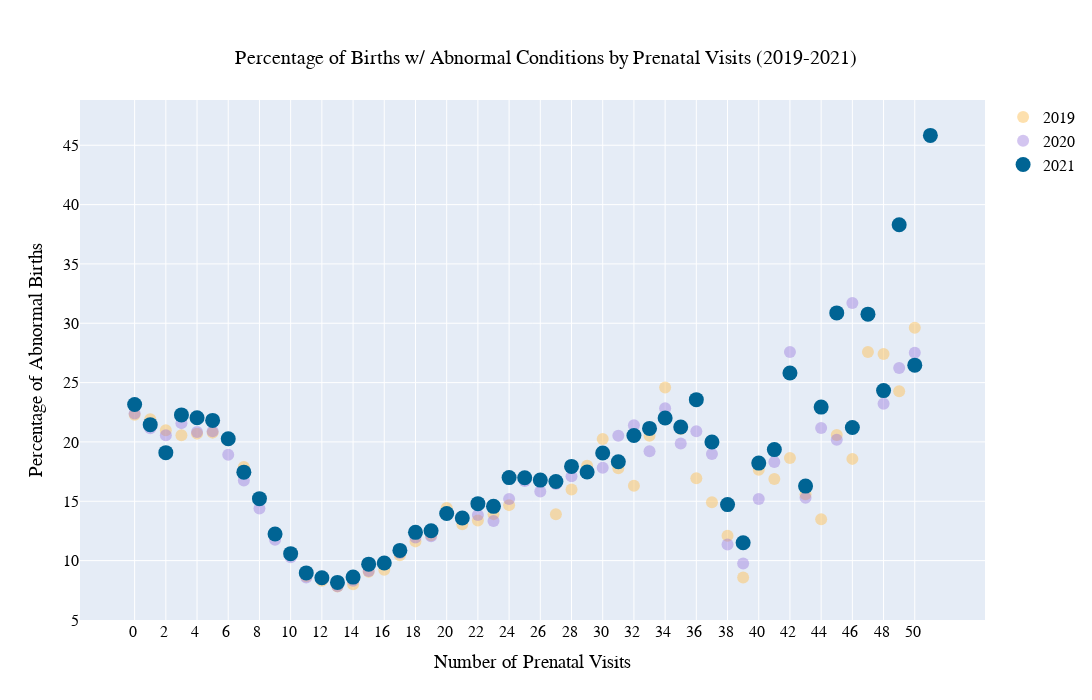

The cell this chart's notebook holds for it:
### Markdown cell above
## Visualization 6
abnormal conditions by prenatal

### Code cell
# remove NaN rows
abnormal_conditions_df = abnormal_conditions_df.dropna()

temp_df = abnormal_conditions_df[abnormal_conditions_df["Abnormal Conditions Checked"] != "At least one checked"]
abnormal_conditions_df = abnormal_conditions_df[abnormal_conditions_df["Abnormal Conditions Checked"] == "At least one checked"]

print(abnormal_conditions_df["Year"].dtype)

abnormal_conditions_df = abnormal_conditions_df.merge(
    temp_df, on=["Year", "Number of Prenatal Visits"], how="left").reset_index(drop=True)
abnormal_conditions_df["Total Births"] = abnormal_conditions_df["Births_x"] + abnormal_conditions_df["Births_y"]
abnormal_conditions_df["Percentage of Births w/ Abnormal Conditions"] = abnormal_conditions_df["Births_x"]/abnormal_conditions_df["Total Births"] *100

abnormal_conditions_df=abnormal_conditions_df.dropna()
abnormal_conditions_df = abnormal_conditions_df[abnormal_conditions_df["Number of Prenatal Visits"] != "Unknown or Not Stated"]
abnormal_conditions_df['Number of Prenatal Visits'] = abnormal_conditions_df['Number of Prenatal Visits'].str.replace(
    "prenatal visits", '')
abnormal_conditions_df =abnormal_conditions_df.reset_index(drop=True)

abnormal_conditions_df = abnormal_conditions_df.dropna()

# use plotly's historgram function
# first argument is the datafram, then put your x and y axis
# colors the column name referencing the different bars in each group, if you want to group the bars by the x-axis, use group bar mode
# category_orders helps order the bars, I wanted ascending order
# 

# fig = px.scatter(abnormal_conditions_df, x=abnormal_conditions_df[abnormal_conditions_df["Year"] == 2019.0]["Number of Prenatal Visits"], y=abnormal_conditions_df[abnormal_conditions_df["Year"] == 2019.0]["Percentage of Births w/ Abnormal Conditions"])
# fig.add_scatter(abnormal_conditions_df, x=abnormal_conditions_df[abnormal_conditions_df["Year"] == 2020.0]["Number of Prenatal Visits"],
#                 y=abnormal_conditions_df[abnormal_conditions_df["Year"] == 2020.0]["Percentage of Births w/ Abnormal Conditions"])
# fig.show()

scatter2019 = go.Scatter(x=abnormal_conditions_df[abnormal_conditions_df["Year"] == 2019.0]["Number of Prenatal Visits"], y=abnormal_conditions_df[abnormal_conditions_df["Year"] == 2019.0]["Percentage of Births w/ Abnormal Conditions"], 
                         mode="markers", opacity=0.5,  marker_size=12, marker_color="rgb(253, 195, 96)",
                         name = "2019")
scatter2020 = go.Scatter(x=abnormal_conditions_df[abnormal_conditions_df["Year"] == 2020.0]["Number of Prenatal Visits"], y=abnormal_conditions_df[abnormal_conditions_df["Year"] == 2020.0]["Percentage of Births w/ Abnormal Conditions"],
                         mode="markers", opacity=0.4, marker_size=12, marker_color="rgb(147,112,219)",
                         name = "2020")
scatter2021 = go.Scatter(x=abnormal_conditions_df[abnormal_conditions_df["Year"] == 2021.0]["Number of Prenatal Visits"], y=abnormal_conditions_df[abnormal_conditions_df["Year"] == 2021.0]["Percentage of Births w/ Abnormal Conditions"],
                         mode="markers", marker_size=15, marker_color="rgb(0, 100, 148)",
                         name = "2021")


scatterTotal = [scatter2019, scatter2020, scatter2021]
fig = go.Figure(scatterTotal)
fig.update_layout(
    autosize=False,
    width=1200,
    height=700,
    title={
        'text': "Percentage of Births w/ Abnormal Conditions by Prenatal Visits (2019-2021)",
        'xanchor': 'center',
        'yanchor': 'top',
        'x': 0.5},
    yaxis_title={'text': 'Percentage of Abnormal Births'},
    xaxis_title={'text': 'Number of Prenatal Visits'})

fig.update_layout(
    font_family="Verdana",
    font_color="black",
    font_size=16,
    title_font_family="Verdana",
    title_font_color="black",
    title_font_size=20,
    legend_title_font_color="black"
)
fig

### Figure 1 — Plotly figure (JSON) as saved in the notebook; plotly's stock layout.template omitted (floating-point values rounded to 4 significant figures)
{"data": [{"marker": {"color": "rgb(253, 195, 96)", "size": 12}, "mode": "markers", "name": "2019", "opacity": 0.5, "type": "scatter", "x": ["0 ", "1 ", "2 ", "3 ", "4 ", "5 ", "6 ", "7 ", "8 ", "9 ", "10 ", "11 ", "12 ", "13 ", "14 ", "15 ", "16 ", "17 ", "18 ", "19 ", "20 ", "21 ", "22 ", "23 ", "24 ", "25 ", "26 ", "27 ", "28 ", "29 ", "30 ", "31 ", "32 ", "33 ", "34 ", "35 ", "36 ", "37 ", "38 ", "39 ", "40 ", "41 ", "42 ", "43 ", "44 ", "45 ", "46 ", "47 ", "48 ", "49 ", "50 "], "y": [22.29, 21.91, 20.99, 20.56, 20.7, 20.78, 20.14, 17.89, 15.26, 12.21, 10.48, 8.678, 8.301, 7.817, 8.015, 9.051, 9.224, 10.45, 11.62, 12.14, 14.42, 13.07, 13.37, 13.92, 14.67, 16.93, 16.91, 13.92, 15.98, 17.98, 20.25, 17.78, 16.3, 20.52, 24.58, 21.09, 16.95, 14.91, 12.1, 8.571, 17.66, 16.88, 18.64, 15.58, 13.48, 20.59, 18.57, 27.59, 27.42, 24.27, 29.63]}, {"marker": {"color": "rgb(147,112,219)", "size": 12}, "mode": "markers", "name": "2020", "opacity": 0.4, "type": "scatter", "x": ["0 ", "1 ", "2 ", "3 ", "4 ", "5 ", "6 ", "7 ", "8 ", "9 ", "10 ", "11 ", "12 ", "13 ", "14 ", "15 ", "16 ", "17 ", "18 ", "19 ", "20 ", "21 ", "22 ", "23 ", "24 ", "25 ", "26 ", "27 ", "28 ", "29 ", "30 ", "31 ", "32 ", "33 ", "34 ", "35 ", "36 ", "37 ", "38 ", "39 ", "40 ", "41 ", "42 ", "43 ", "44 ", "45 ", "46 ", "48 ", "49 ", "50 "], "y": [22.4, 21.14, 20.56, 21.58, 20.84, 20.9, 18.92, 16.75, 14.4, 11.75, 10.28, 8.58, 8.427, 7.838, 8.295, 9.131, 9.813, 10.64, 11.95, 12.04, 13.92, 13.54, 13.84, 13.34, 15.2, 16.71, 15.82, 16.46, 17.12, 17.46, 17.82, 20.53, 21.4, 19.22, 22.83, 19.87, 20.9, 18.97, 11.36, 9.76, 15.2, 18.32, 27.59, 15.29, 21.18, 20.18, 31.71, 23.21, 26.23, 27.52]}, {"marker": {"color": "rgb(0, 100, 148)", "size": 15}, "mode": "markers", "name": "2021", "type": "scatter", "x": ["0 ", "1 ", "2 ", "3 ", "4 ", "5 ", "6 ", "7 ", "8 ", "9 ", "10 ", "11 ", "12 ", "13 ", "14 ", "15 ", "16 ", "17 ", "18 ", "19 ", "20 ", "21 ", "22 ", "23 ", "24 ", "25 ", "26 ", "27 ", "28 ", "29 ", "30 ", "31 ", "32 ", "33 ", "34 ", "35 ", "36 ", "37 ", "38 ", "39 ", "40 ", "41 ", "42 ", "43 ", "44 ", "45 ", "46 ", "47 ", "48 ", "49 ", "50 ", "60 "], "y": [23.15, 21.46, 19.1, 22.28, 22.04, 21.81, 20.26, 17.45, 15.22, 12.24, 10.59, 8.962, 8.553, 8.164, 8.608, 9.7, 9.798, 10.86, 12.38, 12.52, 13.97, 13.58, 14.8, 14.57, 16.99, 16.98, 16.78, 16.67, 17.94, 17.46, 19.06, 18.32, 20.54, 21.14, 22.01, 21.26, 23.56, 20, 14.72, 11.5, 18.21, 19.35, 25.81, 16.28, 22.94, 30.87, 21.21, 30.77, 24.32, 38.3, 26.47, 45.83]}], "layout": {"autosize": false, "font": {"color": "black", "family": "Verdana", "size": 16}, "height": 700, "legend": {"title": {"font": {"color": "black"}}}, "title": {"font": {"color": "black", "family": "Verdana", "size": 20}, "text": "Percentage of Births w/ Abnormal Conditions by Prenatal Visits (2019-2021)", "x": 0.5, "xanchor": "center", "yanchor": "top"}, "width": 1200, "xaxis": {"title": {"text": "Number of Prenatal Visits"}}, "yaxis": {"title": {"text": "Percentage of Abnormal Births"}}}}
